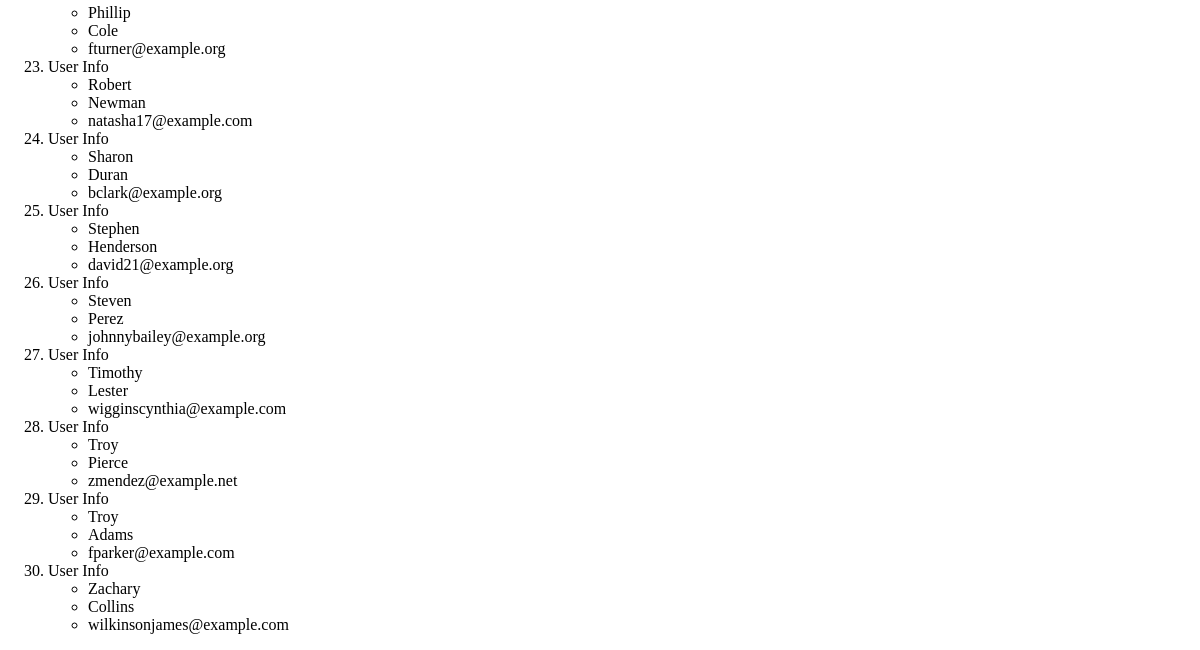
Page /first_app/users (lower part) on the earlier database version.
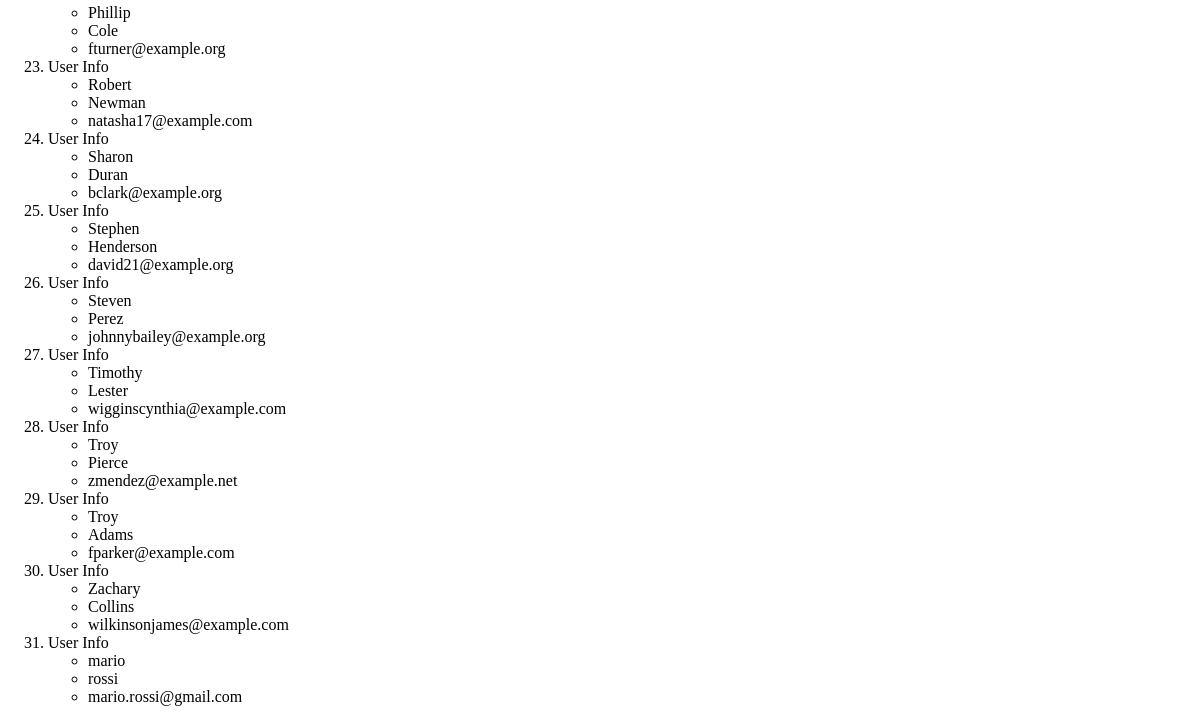
Same page on the later database version.
### first_app/models.py (models this page shows, shortened)
class User(models.Model):
    first_name = models.CharField(max_length=30)
    last_name = models.CharField(max_length=30)
    email = models.EmailField(unique=True)

### first_app/views.py (the view)
# urls.py: path('users', views.users, name='users'),
def users(request):
    users_list = User.objects.order_by('first_name')
    user_dict = {'users_records': users_list}
    return render(request, 'first_app/users.html', context=user_dict)

### templates/first_app/users.html (shortened to what this page needs)
<!DOCTYPE html>
{% load static %}
<html lang="en">
<head>
    <link href="{% static 'css/mystyle.css' %}" rel="stylesheet" class="text/css">
</head>
<body>
<div>
    {% if users_records %}
        <ol>
        {% for user in users_records %}
            <li>User Info</li>
            <ul>
                <li> {{ user.first_name }}</li>
                <li> {{ user.last_name }}</li>
                <li> {{ user.email }}</li>
            </ul>
        {% endfor %}
        </ol>
    {% else %}
    <p>NO USER RECORDS FOUND!</p>
    {% endif %}
</div>
</body>
</html>

Differences in the rows shown:
added User: first_name "mario", last_name "rossi", email "mario.rossi@gmail.com"
